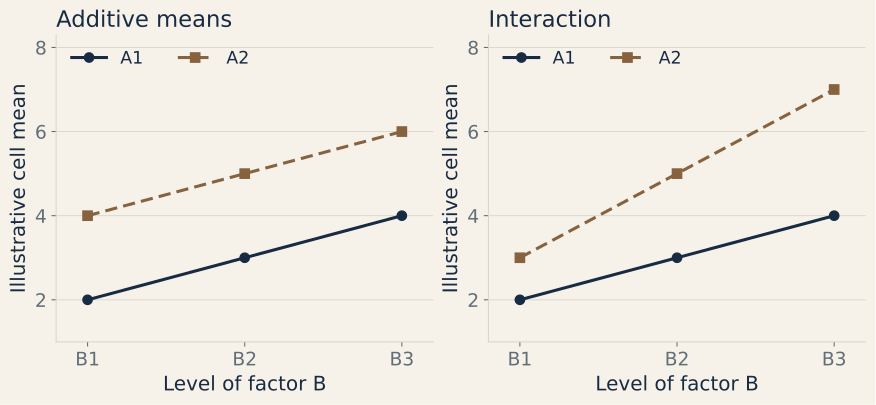

Generate this figure with Python:
"""Constructed two-by-three cell means illustrate additive and interacting effects."""
from pathlib import Path
import runpy
import sys

ROOT = Path(__file__).resolve().parents[2]
sys.path.insert(0, str(ROOT / '.qa/plot-deps'))
import numpy as np
import matplotlib
matplotlib.use('Agg')
import matplotlib.pyplot as plt

OUT = Path(__file__).resolve().parent
THEME = runpy.run_path(str(OUT / 'statistics-plot-style.py'))
THEME['apply'](plt)
plt.rcParams.update({'font.family': ['DejaVu Sans', 'Arial', 'sans-serif'],
                     'axes.spines.top': False, 'axes.spines.right': False,
                     'svg.hashsalt': 'statistics-anova-interaction'})

BASE = np.array([2., 3., 4.])
ADDITIVE = np.array([4., 5., 6.])
INTERACTION = np.array([3., 5., 7.])
assert np.allclose(ADDITIVE - BASE, 2.)
assert not np.allclose(INTERACTION - BASE, (INTERACTION - BASE)[0])


def build(mobile=False):
    shape, size = ((2, 1), (4.2, 7.6)) if mobile else ((1, 2), (9., 4.1))
    fig, axes = plt.subplots(*shape, figsize=size, layout='constrained')
    for ax, other, heading in zip(axes, (ADDITIVE, INTERACTION), ('Additive means', 'Interaction')):
        ax.plot([1, 2, 3], BASE, color=THEME['INK'], marker='o',
                lw=2.3, ms=7, label='A1')
        ax.plot([1, 2, 3], other, color=THEME['BRONZE'], marker='s',
                ls=(0, (4, 2)), lw=2.3, ms=7, label='A2')
        ax.set(xlim=(.8, 3.2), ylim=(1, 8.3), xticks=[1, 2, 3],
               xticklabels=['B1', 'B2', 'B3'], yticks=[2, 4, 6, 8],
               xlabel='Level of factor B', ylabel='Illustrative cell mean')
        ax.set_title(heading, loc='left', fontsize=17)
        ax.legend(frameon=False, ncol=2, loc='upper left', fontsize=13)
        ax.grid(axis='y', color=THEME['LINE'], linewidth=.7)
    stem = 'statistics-anova-interaction' + ('-mobile' if mobile else '')
    fig.savefig(OUT / f'{stem}.svg', metadata={'Date': None}, bbox_inches='tight')
    fig.savefig(ROOT / '.qa' / f'{stem}.png', dpi=150, bbox_inches='tight')
    plt.close(fig)
    THEME['clean_svg'](OUT / f'{stem}.svg')


if __name__ == '__main__':
    build()
    build(mobile=True)
